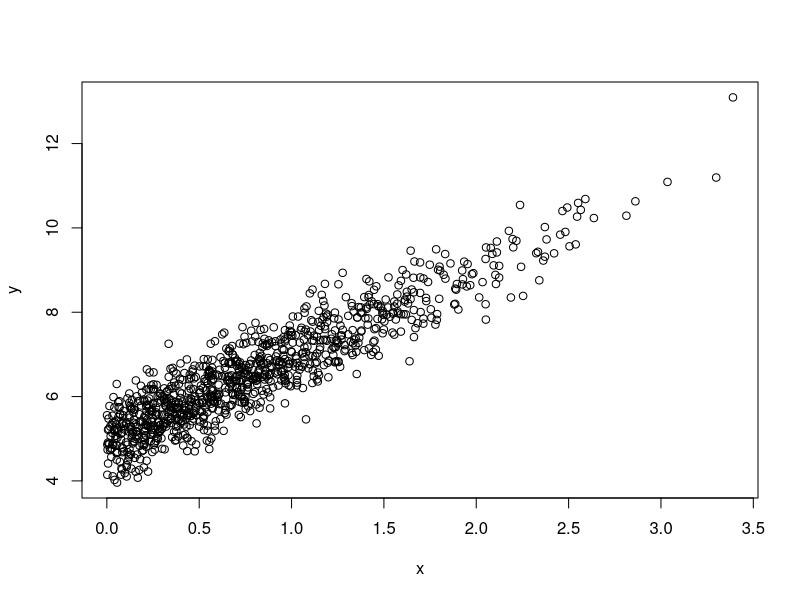
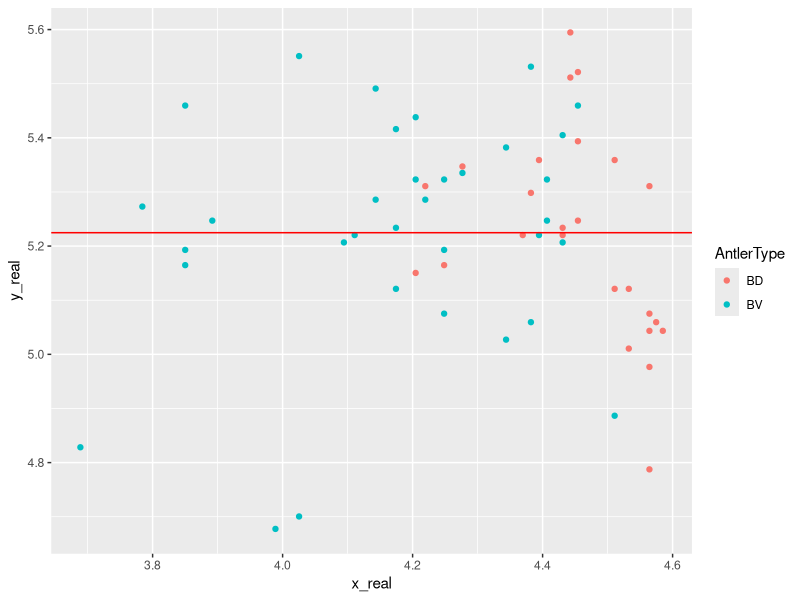
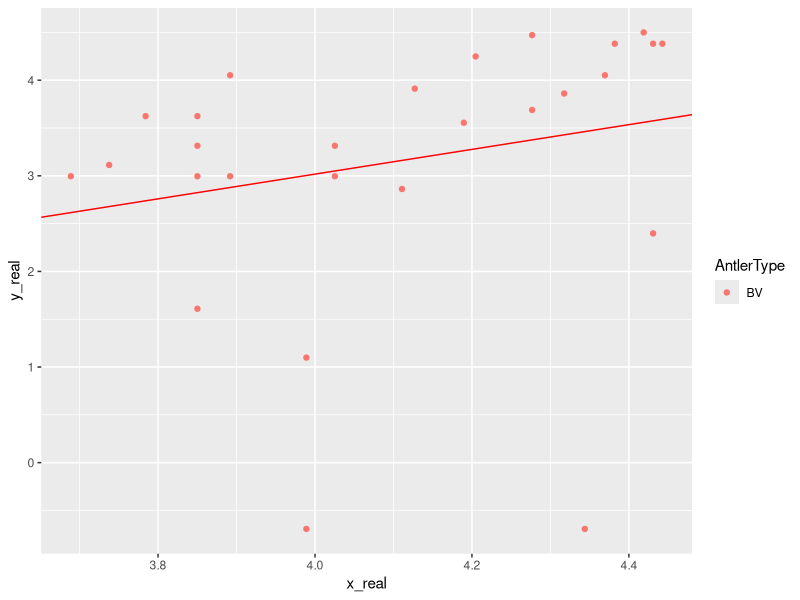

The R source for these figures, in order:
rm(list = ls()) # nettoyage de l'environnement de travail


# Chargement du jeu de données --------------------------------------------

library(readxl) # pour charger les fichiers excel
library(tidyr)
library(tibble)
library(dplyr)
library(purrr)
library(ggplot2)
library(lme4)

# Définition des fonctions de modélisation de la longueur des bois --------

# fonction constante

constante = function(pars, x){
  
  a = pars[1]
  
  a} 

# fonction linéaire

lineaire = function(pars, x){
  
  a = pars[1]
  b = pars[2]

  a*x+b} 

# fonction de seuil avec une pente et un plateau

one_slope = function(pars, x){
  
  a = pars[1]
  b = pars[2]
  seuil = pars[3]
  
  ifelse(x<seuil, a*x+b, a*seuil+b)
} 

# fonction de seuil avec deux pentes

two_slopes = function(pars, x){
  
  a = pars[1]
  b = pars[2]
  seuil = pars[3]
  c = pars[4]
  OO_2 = (a - c) * seuil + b

  ifelse(test = x<seuil, yes = a*x+b, no = c*x + OO_2)
} 

# fonction exponentielle

fonction_expo = function(pars,  x){
  
  plateau = pars[1] 
  k = pars[2]
  
  plateau * (1 - exp(-k*x))
}




# Sélection de la meilleure fonction --------------------------------------


NLL = function(pars, ma_fonction, y, x) {
  # Values predicted by the model
  sigma = pars[length(pars)]
  parametres_moyenne = pars[-length(pars)] 
  Gpred = ma_fonction(parametres_moyenne, x)
  # Negative log-likelihood 
  -sum(dnorm(x = y, mean = Gpred, sd = sigma, log = TRUE))
}

plan_experience = tibble(ma_fonction = c(lineaire, one_slope, two_slopes),
       initial_pars = list(c(1, 0, 1), c(1, 0, 1, 1), c(1, 0, 0, 2, 1)))

n = 1000
x = abs(rnorm(n))
y = lineaire(c(2, 5, 1), x) + rnorm(length(x), sd = .5)
plot(x, y)

get_AIC = function(initial_pars, ma_fonction){
    neg_log_lik = optim(par = initial_pars, 
          fn = function(p) NLL(p, 
                               ma_fonction = ma_fonction, 
                               y = y, 
                               x = x),
          hessian = TRUE)$value
    2 * neg_log_lik + 2 * length(initial_pars)
}

purrr::pmap_dbl(plan_experience,
            get_AIC)



# Application aux données réelles -----------------------------------------

data_antler = read_excel("data/Dataset_v2.xlsx", skip = 0, na = "NA")


data_antler_2 = select(data_antler,
                       AntlerLength, JulianCaptureDate, AntlerType, AgeClass)%>%
  #subset( AntlerType == "BV") %>% 
  subset( AgeClass != "(0,1]") %>% 
  na.omit()

x_real = data_antler_2$JulianCaptureDate %>% 
  log()
y_real = data_antler_2$AntlerLength %>% 
  log()

## Pbm de generalisation de la fonction get_AIC: mettre les x et y en arguments
plan_experience = tibble(ma_fonction = c(constante, lineaire, one_slope, two_slopes),
                         initial_pars = list(c(0,1), c(1, 0, 1), c(1, 0, 1, 1), c(1, 0, 0, 2, 1)))

get_AIC = function(initial_pars, ma_fonction){
  neg_log_lik = optim(par = initial_pars, 
                      fn = function(p) NLL(p, 
                                           ma_fonction = ma_fonction, 
                                           y = y_real, 
                                           x = x_real),
                      hessian = TRUE)$value
  2 * neg_log_lik + 2 * length(initial_pars)
}

purrr::pmap_dbl(plan_experience,
                get_AIC)



optim_output = optim(par = c(0,1), 
      fn = function(p) NLL(p, 
                           ma_fonction = constante, 
                           y = y_real, 
                           x = x_real))


optim_output$par 

ggplot(data_antler_2,
       aes(x = x_real  ,
           y = y_real,
           color=AntlerType)) +
  geom_point()+
  
  geom_abline(slope=0,
              intercept=optim_output$par[1],
              colour="red")




# Premiere classe d'age ---------------------------------------------------


data_antler_2 = select(data_antler,
                       AntlerLength, JulianCaptureDate, AntlerType, AgeClass)%>%
  #subset( AntlerType == "BV") %>% 
  subset( AgeClass == "(0,1]") %>% 
  na.omit()

x_real = data_antler_2$JulianCaptureDate %>% 
  log()
y_real = data_antler_2$AntlerLength %>% 
  log()


## Pbm de generalisation de la fonction get_AIC: mettre les x et y en arguments
plan_experience = tibble(ma_fonction = c(constante, lineaire, one_slope, two_slopes),
                         initial_pars = list(c(0,1), c(1, 0, 1), c(1, 0, 1, 1), c(1, 0, 0, 2, 1)))

get_AIC = function(initial_pars, ma_fonction){
  neg_log_lik = optim(par = initial_pars, 
                      fn = function(p) NLL(p, 
                                           ma_fonction = ma_fonction, 
                                           y = y_real, 
                                           x = x_real),
                      hessian = TRUE)$value
  2 * neg_log_lik + 2 * length(initial_pars)
}

purrr::pmap_dbl(plan_experience,
                get_AIC)



optim_output = optim(par = c(1,0,1), 
                     fn = function(p) NLL(p, 
                                          ma_fonction = lineaire, 
                                          y = y_real, 
                                          x = x_real))


optim_output$par 

ggplot(data_antler_2,
       aes(x = x_real  ,
           y = y_real,
           color=AntlerType)) +
  geom_point()+
  
  geom_abline(slope=optim_output$par[1],
              intercept=optim_output$par[2],
              colour="red")
